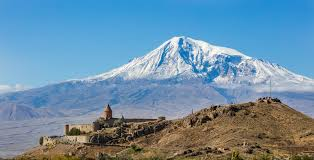
#> input picture chap/chap1.4/hill.jpg, 314 x 160 px
$ jupyter execute --allow-errors chap1.4.11.ipynb
#> lines starting #> are read from the running program, lines starting #| are printed output that depends on the picture
## Fourier Transform in Numpy

[cell 1]
import cv2
import numpy as np
from matplotlib import pyplot as plt

[cell 2]
img = cv2.imread('hill.jpg',0)
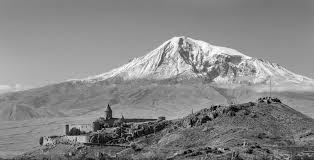
#> img: shape (160, 314); min 0, max 255, mean 135.4
f = np.fft.fft2(img)
fshift = np.fft.fftshift(f)
magnitude_spectrum = 20*np.log(np.abs(fshift))
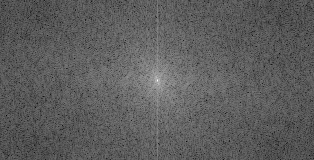
#> magnitude_spectrum: shape (160, 314) float64; min 62.06, max 314.7, mean 154.6; drawn with min black and max white

[cell 3]
plt.subplot(121),plt.imshow(img, cmap = 'gray')
plt.title('Input Image'), plt.xticks([]), plt.yticks([])
plt.subplot(122),plt.imshow(magnitude_spectrum, cmap = 'gray')
plt.title('Magnitude Spectrum'), plt.xticks([]), plt.yticks([])
plt.show()
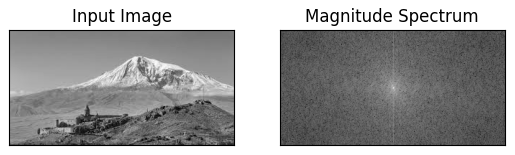
#> figure drawn by matplotlib, 2 panels

[cell 4]
rows, cols = img.shape
#> rows = 160; cols = 314
crow,ccol = int(rows/2) , int(cols/2)
#> crow = 80; ccol = 157

$ run again, with chap/chap1.4/FingerPrint1.jpg copied over chap/chap1.4/hill.jpg
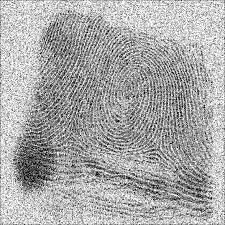
#> input picture chap/chap1.4/FingerPrint1.jpg, 225 x 225 px
#> img is the input picture: shape (225, 225); min 0, max 255, mean 169
#> `magnitude_spectrum = 20*np.log(np.abs(fshift))`:
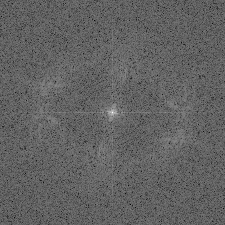
#> magnitude_spectrum: shape (225, 225) float64; min 87.53, max 319.2, mean 177; drawn with min black and max white
#> `plt.show()`:
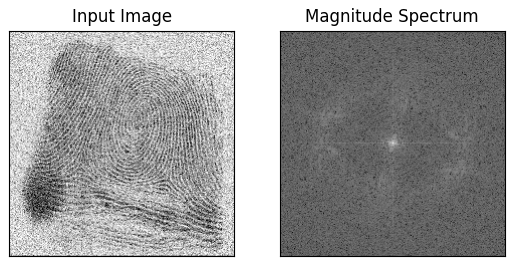
#> figure drawn by matplotlib, 2 panels
